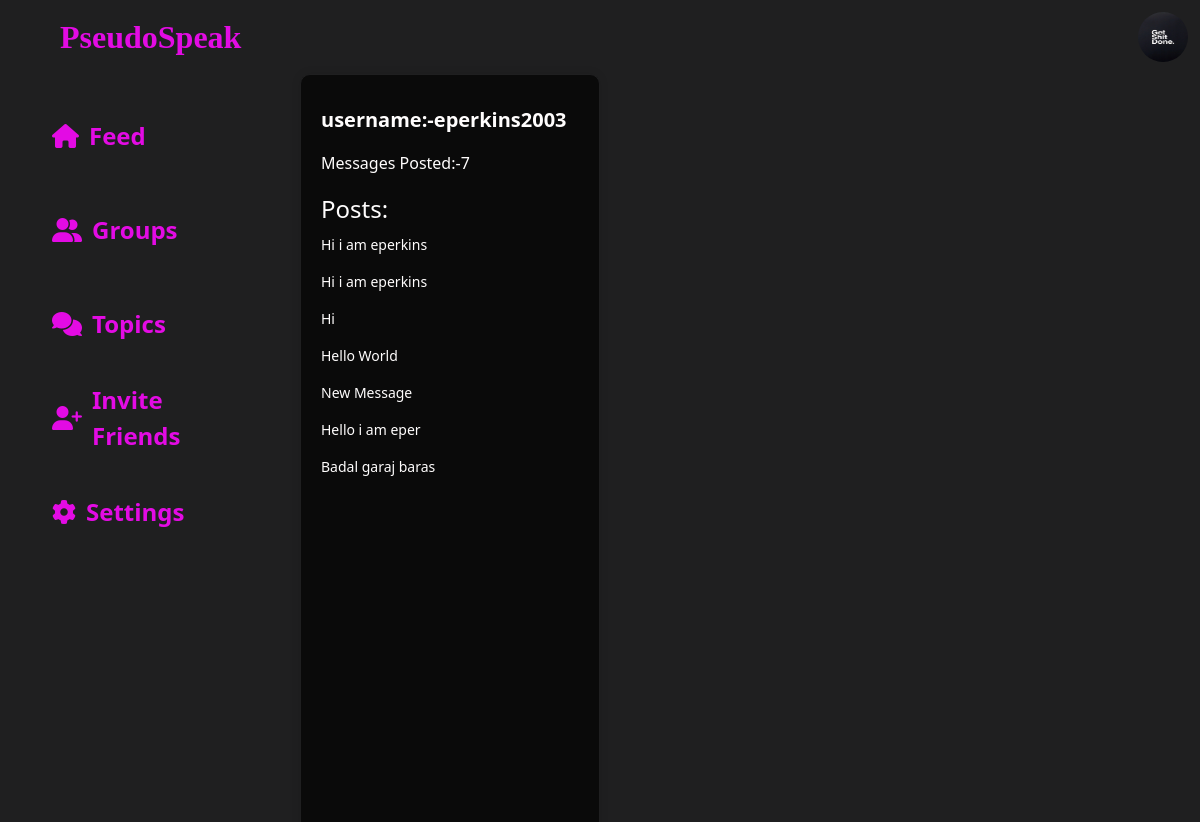
Before: /dashboard/ (signed in) with the older database file.
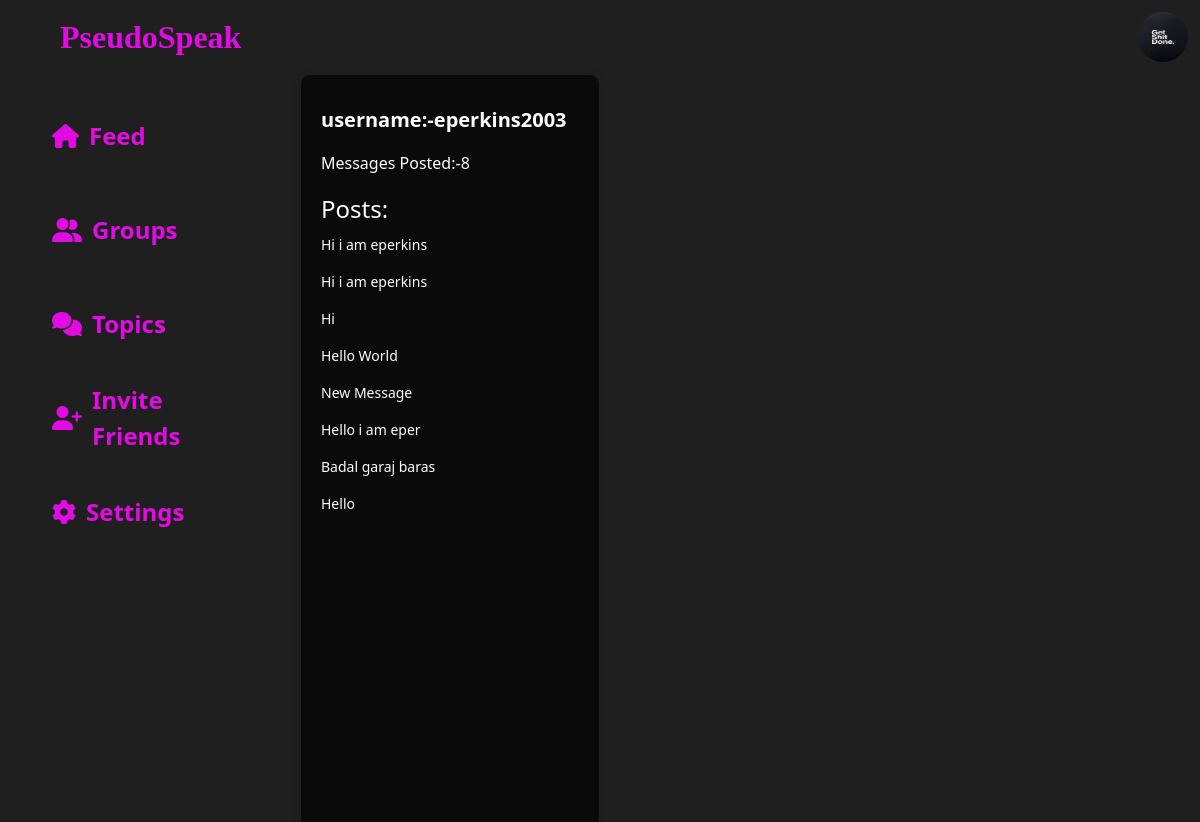
After: the same page with the newer database file.
### main/models.py (models this page shows, shortened)
class TrendingMessage(models.Model):
    user=models.ForeignKey(User,null=True,on_delete=models.CASCADE)
    content=models.TextField()
    hashtags=models.ManyToManyField('Hashtag')
    date_added = models.DateTimeField(auto_now_add=True,null=True)
    parent_message = models.ForeignKey('self', null=True, blank=True, on_delete=models.CASCADE, related_name='replies')
    class Meta:
        ordering = ('-date_added',)

### main/views.py (the view)
# urls.py: path("dashboard/",views.dashboard,name="dashboard"),
def dashboard(request):
    user=request.user
    trendingmessages=TrendingMessage.objects.filter(user=user,parent_message=None).order_by("date_added")
    trendingmessagescount=len(trendingmessages)
    return render(request,'main/dashboard.html',{'trendingmessagescount':trendingmessagescount,'trendingmessages':trendingmessages})

### main/templates/main/dashboard.html (shortened to what this page needs)
{% load static %}
<!DOCTYPE html>
<html lang="en">
<head>
  <link href="https://cdn.jsdelivr.net/npm/bootstrap@5.3.1/dist/css/bootstrap.min.css" rel="stylesheet"
>
  <link rel="stylesheet" href="{% static 'main/css/index.css' %}">
</head>
<body>
<nav class="navbar navbar-expand-lg bg-body-tertiary">
  <div class="container-fluid">
    <a class="navbar-brand ms-5 nav-logo" href="#">PseudoSpeak</a>
    <div class="collapse navbar-collapse" id="navbarSupportedContent">
      {% if user.is_authenticated %}
        <img id="profile_img_navbar" src="{{ user.profile.profile_img.url}}" alt="" style="width: 50px;height: 50px;border-radius: 50%;">
      {% else %}
        <button class="btn signbtn me-4" type="submit">Sign in</button>
      {% endif %}
    </div>
  </div>
</nav>
<div class="container-fluid">
  <div class="row content-1">
    <div class="col-3 content-1a">
      <ul>
        <li class="active"><i class="fa-solid fa-house"></i>Feed</li>
        <li><i class="fa-solid fa-user-group"></i><a href="{% url 'rooms' %}">Groups</a></li>
        <li><i class="fa-solid fa-comments"></i>Topics</li>
        <li><i class="fa-solid fa-user-plus"></i>Invite Friends</li>
        <li><i class="fa-solid fa-gear"></i>Settings</li>
      </ul>
    </div>
    <div class="col-3 content-1b">
      <p>username:-{{user.username}}</p>
      <p>Messages Posted:-{{trendingmessagescount}}</p>
      <h3>Posts:</h3>
      {% for message in trendingmessages %}
      <p>{{message.content}}</p>
      {% endfor %}
    </div>
</div>
</body>
</html>

Changed rows visible on the page:
added TrendingMessage: content "Hello"
Other visible differences:
{{ trendingmessagescount }}: "7" → "8"
